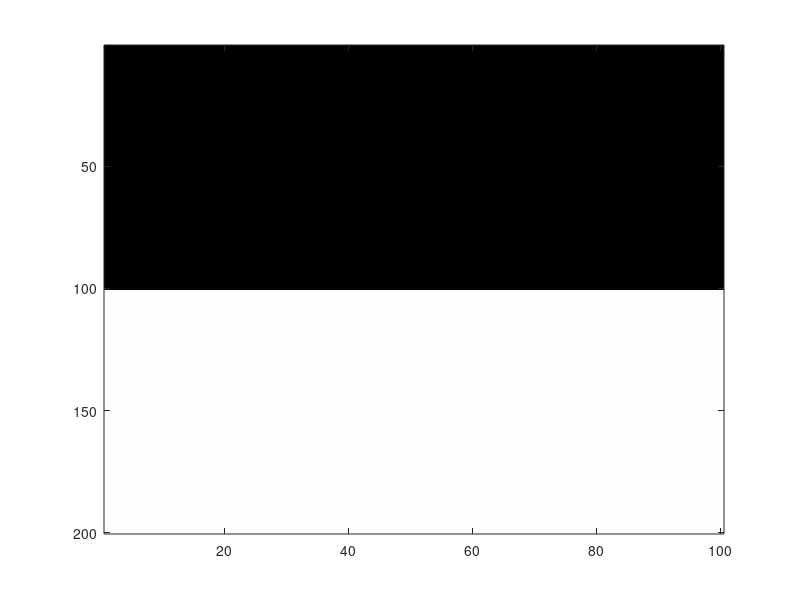

This chart was generated by the following MATLAB code: (Note: this script raises an error after producing the figure.)
format long g
format compact
clc
close all
clearvars

% get the location of the script file to save figures
full_path = mfilename('fullpath');
[startpath,  filename, ext] = fileparts(full_path);
plot_num = 1;

%% get the input for the number of blur pixels

b1 = 10;
b2 = 31;



% base image
base_img = cat(1, zeros(100,100), 255*ones(100,100));

box_blur = (1/3)*[1; 1; 1];

figure(plot_num)
% image(base_img(51:250,:))
image(base_img)
colormap(gray(256))
plot_num = plot_num + 1;

%% run each through the blur

b1_img = base_img;
b2_img = base_img;

while(b1_img(ceil(100-b1/2), 100) < 1)

    b1_img = (conv2(b1_img, box_blur, 'same'));
    
end

b1_img = floor(b1_img(51:250, 51:250));

while(b2_img(ceil(100-b2/2), 100) < 1)

    b2_img = (conv2(b2_img, box_blur, 'same'));
    
end

b2_img = floor(b2_img(51:250, 51:250));

figure(plot_num)
hold on
box on
grid on
plot(b1_img(:,100), 'b');
plot(b2_img(:,100), 'g');
plot_num = plot_num + 1;

%%
b1_line = b1_img(:,100) > 0;
b2_line = b2_img(:,100) > 0;

figure(plot_num)
hold on
box on
grid on
plot(b1_line, 'b');
plot(b2_line, 'g');
plot(abs(b1_line - b2_line), 'k')
plot_num = plot_num + 1;

%% image difference

b_diff = abs(b1_img - b2_img);

figure(plot_num)
image(b_diff)
colormap(gray(256))
plot_num = plot_num + 1;

figure(plot_num)
hold on
box on
grid on
plot(b_diff(:,100), 'b');
plot_num = plot_num + 1;






